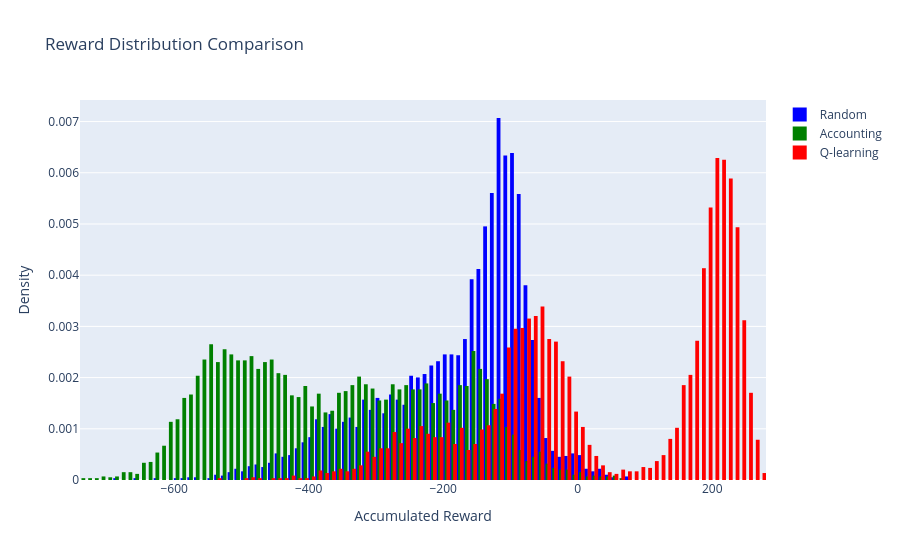

Source (notebook cell):
### Markdown cell above
The smoothed trends clearly show that only the **Q-learning agent** exhibits a positive learning curve,
while both the random and accounting agents remain stable around negative rewards, confirming their
inability to learn.

### Code cell
data = [episode_rewards, episode_rewards_acc, episode_rewards_q]
labels = ['Random', 'Accounting', 'Q-learning']
colors = ['blue', 'green', 'red']

fig = go.Figure()

for d, l, c in zip(data, labels, colors):
    fig.add_trace(go.Histogram(
        x=d,
        name=l,
        marker_color=c,
        histnorm='probability density',
        marker=dict(color='rgba(0,0,0,0)', line=dict(color=c, width=2))
    ))

fig.update_layout(
    title="Reward Distribution Comparison",
    xaxis_title="Accumulated Reward",
    yaxis_title="Density",
)
fig.show()

### Figure 1 — Plotly figure (JSON) as saved in the notebook; plotly's stock layout.template omitted (floating-point values rounded to 4 significant figures; data arrays with more than 128 entries replaced by an {"elided": "..."} marker saying what was removed)
{"data": [{"histnorm": "probability density", "marker": {"color": "blue", "line": {"color": "blue", "width": 2}}, "name": "Random", "type": "histogram", "x": {"elided": "6000 float values"}}, {"histnorm": "probability density", "marker": {"color": "green", "line": {"color": "green", "width": 2}}, "name": "Accounting", "type": "histogram", "x": {"elided": "6000 float values"}}, {"histnorm": "probability density", "marker": {"color": "red", "line": {"color": "red", "width": 2}}, "name": "Q-learning", "type": "histogram", "x": {"elided": "6000 float values"}}], "layout": {"title": {"text": "Reward Distribution Comparison"}, "xaxis": {"title": {"text": "Accumulated Reward"}}, "yaxis": {"title": {"text": "Density"}}}}
